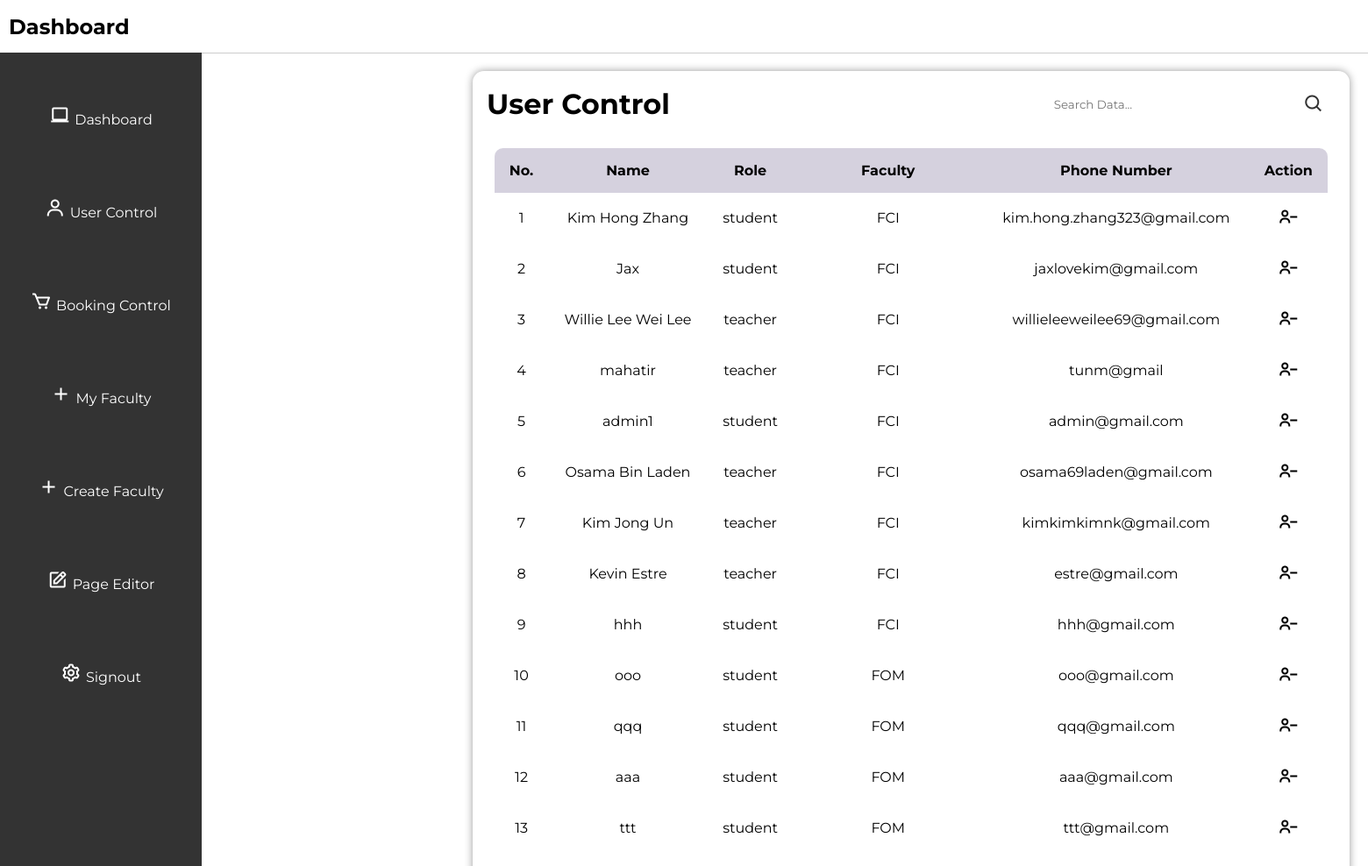
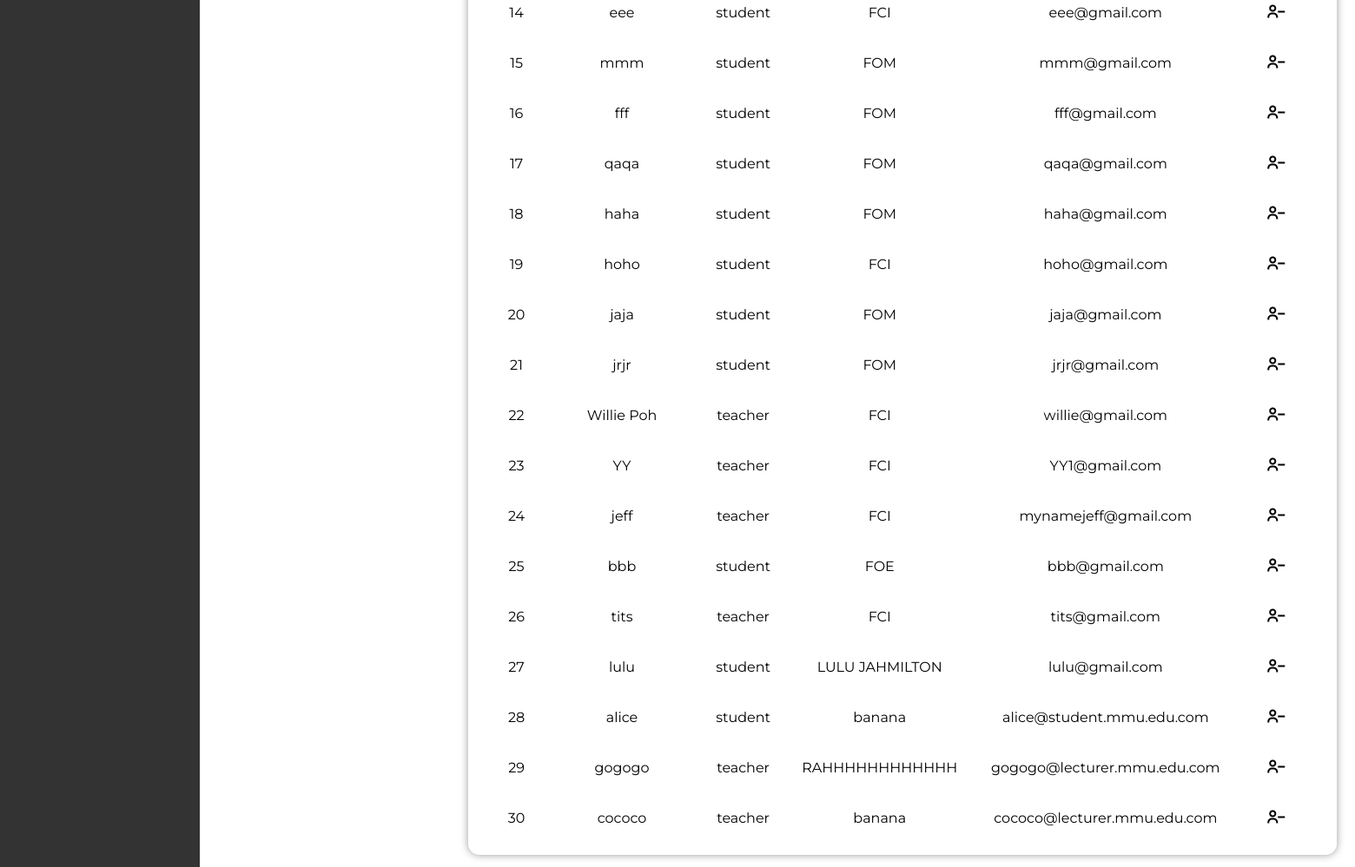
/usercontrol, run on the app's committed database (2 pictures, top to bottom).
### tables this page shows
CREATE TABLE users (
        id INTEGER PRIMARY KEY AUTOINCREMENT,
        role TEXT NOT NULL,
        faculty TEXT NOT NULL,
        username TEXT NOT NULL UNIQUE,
        email TEXT NOT NULL UNIQUE,
        phone_number TEXT NOT NULL UNIQUE,
        password TEXT NOT NULL
        );

### app.py (the view)
@app.route("/usercontrol")
def usercontrol():
    conn = get_db_connection()
    cursor = conn.cursor()
    cursor.execute("SELECT * FROM users")
    user_data = cursor.fetchall()
    conn.close()
    return render_template("usercontrol.html", users=user_data)

### app.py (called while the page is built)
def get_db_connection():
    con = sqlite3.connect("database.db")
    con.row_factory = sqlite3.Row
    return con

### templates/usercontrol.html (shortened to what this page needs)
<!DOCTYPE html>
<html lang="en">
<head>
    <link rel="stylesheet" href="../static/style.css">
    <link href='https://unpkg.com/boxicons@2.1.4/css/boxicons.min.css'rel='stylesheet'>
</head>
<body>
    <header>
        <h2>Dashboard</h2>
    </header>
    <div class="sidebar">
        <ul>
            <li><i class='bx bx-laptop'></i><a href="/admin">Dashboard</a></li>
            <li><i class='bx bx-user'></i><a href="/usercontrol">User Control</a></li>
            <li><i class='bx bx-cart'></i><a href="/appointmentcontrol">Booking Control</a></li>
            <li><i class='bx bx-plus'></i><a href="/faculty">My Faculty</a></li>
            <li><i class='bx bx-plus'></i><a href="/createfacultyhub">Create Faculty</a></li>
            <li><i class='bx bx-edit' ></i><a href="/adminpageeditor">Page Editor</a></li>
            <li><i class='bx bx-cog' ></i><a href="/logout">Signout</a></li>
        </ul>
    </div>
    <div class="user-main">
        <div class="table" id="customers_table">
            <div class="table__header">
                <h1>User Control</h1>
                <div class="input-group">
                    <input type="search" placeholder="Search Data...">
                    <i class='bx bx-search'></i>
                </div>
            </div>
            <div class="table__body">
                <table>
                    <thead>
                        <tr>
                            <th> No. </th>
                            <th> Name </th>
                            <th> Role </th>
                            <th> Faculty </th>
                            <th> Phone Number </th>
                            <th> Action </th>
                        </tr>
                    </thead>
                    <tbody>
                        {% for user in users %}
                        <form action="/delete_user" method="POST">
                            <tr>
                                <td> {{ loop.index }} </td>
                                <td>{{ user[3] }}</td>
                                <td>{{ user[1] }}</td>
                                <td> {{ user[2] }} </td>
                                <td> {{ user[4] }}</td>
                                <td>
                                    <button type="submit"><i class='bx bx-user-minus'></i></button>
                                </td>
                            </tr>
                        </form>
                        {% endfor %}
                    </tbody>
                </table>
            </div>
        </div>
    </div>
</body>
</html>

### static/style.css (style rules this page uses)
* { margin: 0; padding: 0; box-sizing: border-box; font-family: 'Montserrat'; }
body { font-family: 'Montserrat', sans-serif; background-color: white; justify-content: center; align-items: center; margin: 0; padding: 0; min-width: 100vh; }
.bx { font-size: 24px; color: #333; }
header { display: flex; justify-content: space-between; align-items: center; padding: 10px; background-color: #ffffff; border-bottom: 1px solid #ccc; position: relative; top: 0; width: 100%; }
header h2 { font-size: 24px; }
.sidebar { height: calc(200vh - 60px); width: 230px; position: absolute; top: 60px; left: 0; background-color: #333; padding-top: 20px; overflow-y: auto; }
.sidebar ul { list-style-type: none; }
.sidebar ul li { padding: 40px 0; text-align: center; }
.sidebar ul li a { color: #fff; text-decoration: none; }
.sidebar i { color: white; margin-right: 5px; }
.table { position: relative; width: 1000px; box-shadow: 0 0 10px rgba(0, 0, 0, 0.4); border-radius: 12.8px; display: flex; justify-content: center; flex-direction: column; margin-top: 20px; left: 20%; }
.table__header { width: 100%; height: 10%; padding: 12.8px 16px; display: flex; justify-content: space-between; align-items: center; }
.table__header .input-group { width: 35%; height: 100%; padding: 12.8px; border-radius: 32px; display: flex; justify-content: center; align-items: center; transition: .2s; }
.table__header .input-group input { width: 100%; padding: 0 8px 0 4.8px; background-color: transparent; border: none; outline: none; }
.table__body { width: 95%; max-height: calc(89vh - 16px); background-color: #fffb; margin: 12.8px auto; border-radius: 9.6px; overflow: auto; overflow: overlay; }
table { width: 100%; }
table, th, td { border-collapse: collapse; padding: 16px; text-align: center; }
thead th { position: sticky; top: 0; left: 0; background-color: #d5d1defe; text-transform: capitalize; }
.table__body button { background-color: transparent; border: none; color: black; justify-content: center; }
.table__body i { border: none; color: black; }

### data on the page
users: username "Kim Hong Zhang", role "student", faculty "FCI", email "kim.hong.zhang323@gmail.com"
users: username "Jax", role "student", faculty "FCI", email "jaxlovekim@gmail.com"
users: username "Willie Lee Wei Lee", role "teacher", faculty "FCI", email "willieleeweilee69@gmail.com"
users: username "mahatir", role "teacher", faculty "FCI", email "tunm@gmail"
users: username "admin1", role "student", faculty "FCI", email "admin@gmail.com"
users: username "Osama Bin Laden", role "teacher", faculty "FCI", email "osama69laden@gmail.com"
users: username "Kim Jong Un", role "teacher", faculty "FCI", email "kimkimkimnk@gmail.com"
users: username "Kevin Estre", role "teacher", faculty "FCI", email "estre@gmail.com"
users: username "hhh", role "student", faculty "FCI", email "hhh@gmail.com"
users: username "ooo", role "student", faculty "FOM", email "ooo@gmail.com"
users: username "qqq", role "student", faculty "FOM", email "qqq@gmail.com"
users: username "aaa", role "student", faculty "FOM", email "aaa@gmail.com"
users: username "ttt", role "student", faculty "FOM", email "ttt@gmail.com"
users: username "eee", role "student", faculty "FCI", email "eee@gmail.com"
users: username "mmm", role "student", faculty "FOM", email "mmm@gmail.com"
users: username "fff", role "student", faculty "FOM", email "fff@gmail.com"
users: username "qaqa", role "student", faculty "FOM", email "qaqa@gmail.com"
users: username "haha", role "student", faculty "FOM", email "haha@gmail.com"
users: username "hoho", role "student", faculty "FCI", email "hoho@gmail.com"
users: username "jaja", role "student", faculty "FOM", email "jaja@gmail.com"
users: username "jrjr", role "student", faculty "FOM", email "jrjr@gmail.com"
users: username "Willie Poh", role "teacher", faculty "FCI", email "willie@gmail.com"
users: username "YY", role "teacher", faculty "FCI", email "YY1@gmail.com"
users: username "jeff", role "teacher", faculty "FCI", email "mynamejeff@gmail.com"
users: username "bbb", role "student", faculty "FOE", email "bbb@gmail.com"
users: username "tits", role "teacher", faculty "FCI", email "tits@gmail.com"
users: username "lulu", role "student", faculty "LULU JAHMILTON", email "lulu@gmail.com"
users: username "alice", role "student", faculty "banana", email "alice@student.mmu.edu.com"
users: username "gogogo", role "teacher", faculty "RAHHHHHHHHHHHH", email "gogogo@lecturer.mmu.edu.com"
users: username "cococo", role "teacher", faculty "banana", email "cococo@lecturer.mmu.edu.com"
